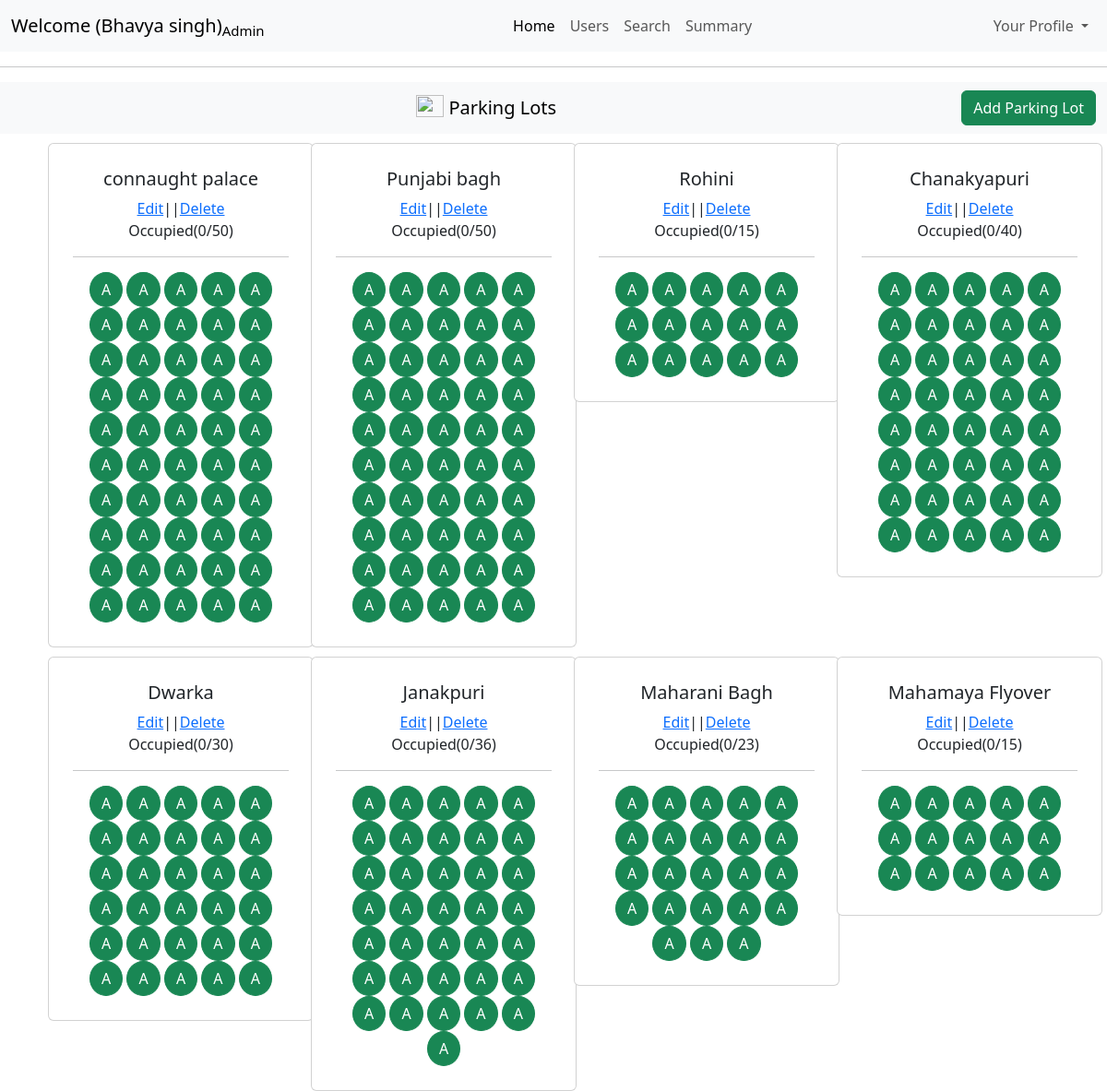
Page /admin/dashboard (signed in) on the committed database.
### models/models.py (models this page shows)
class ParkingLot(db.Model):
    id=db.Column(db.Integer(),primary_key=True)
    location_name = db.Column(db.String(250),nullable=False)
    pincode=db.Column(db.Integer(),nullable=False)
    price=db.Column(db.Integer(),nullable=False)
    max_spots=db.Column(db.Integer(),nullable=False)
    address=db.Column(db.String(250),nullable=False)
    occupied=db.Column(db.Integer(),default=0)

### controllers/controllers.py (the view)
@controllers.route("/admin/dashboard", methods=['GET','POST'])
def admindashboard():
    parkinglot=ParkingLot.query.all()
    print("ram")
    return render_template("admindashboard.html",fullname=session["fullname"]
                           ,status=session["status"],
                           role=session["role"],parkinglot=parkinglot)

### templates/adminDashboard.html (shortened to what this page needs)
<!DOCTYPE html>
<html lang="en">
<head>
    <link href="https://cdn.jsdelivr.net/npm/bootstrap@5.3.7/dist/css/bootstrap.min.css" rel="stylesheet">
</head>
<body>
    <nav class="navbar navbar-expand-lg bg-body-tertiary">
  <div class="container-fluid">
    <a class="navbar-brand " href="#">Welcome ({{session['fullname']}})<sub>Admin</sub></a>
    <div class="collapse navbar-collapse" id="navbarNavDropdown">
      <ul class="navbar-nav ms-auto">
        <li class="nav-item">
          <a class="nav-link active" aria-current="page" href="#">Home</a>
        </li>
        <li class="nav-item">
          <a class="nav-link" href="/admin/dashboard/users">Users</a>
        </li>
        <li class="nav-item">
          <a class="nav-link" href="/admin/dashboard/search">Search</a>
        </li>
        <li class="nav-item">
          <a class="nav-link" href="/admin/dashboard/summary">Summary</a>
        </li>
    </ul>
    <ul class="navbar-nav ms-auto">
        <li class="nav-item dropdown">
          <a class="nav-link dropdown-toggle" href="#" role="button" data-bs-toggle="dropdown" aria-expanded="false">
            Your Profile
          </a>
        </li>
      </ul>
    </div>
  </div>
</nav>
<hr>
<nav class="navbar bg-body-tertiary">
  <div class="container-fluid text-center">
    <a class="navbar-brand mx-auto " href="#">
      <img src="https://images.pexels.com/photos/164634/pexels-photo-164634.jpeg?_gl=1*1rfblvq*_ga*MTY5NDc0NzA3NC4xNzUzMjk4NzE5*_ga_8JE65Q40S6*czE3NTMyOTg3MTgkbzEkZzEkdDE3NTMyOTg3MjMkajU1JGwwJGgw" width="30" height="24" class="d-inline-block align-text-top" style="align-content: center;">
      Parking Lots
    </a>
<a href="/admin/dashboard/addparkinglot" class="btn btn-success">
  Add Parking Lot
</a>  </div>
</nav>
<div class="container">
    <div class="row">
      {% for lot in parkinglot %}
        <div class="col-md-3 col-sm-6">
        <div class="card " style="width: 18rem;  margin-left: 10px; margin-top: 10px;">
        <div class="card-body text-center" style="margin:10px">
        <h5 class="card-title">{{lot.location_name}}</h5>
        <span style="align-content: center;"><a href="/admin/dashboard/editlot/{{ lot.id }}">Edit</a>||<a href="/admin/dashboard/deletelot/{{ lot.id }}">Delete</a></span>
        <p>Occupied({{lot.occupied}}/{{lot.max_spots}})</p>
        <hr>
     {% set avail=lot.max_spots-lot.occupied %}
    {% for i in range(avail)%}
    <button type="button" class="btn btn-success" style="border-radius: 50%;">A</button>
     {% endfor %}
    </div>
    </div>
    </div>
     {% endfor %}
  </div>
</div>
</body>
</html>

### rows in the picture
ParkingLot: location_name "connaught palace", occupied "0", max_spots "50"
ParkingLot: location_name "Punjabi bagh", occupied "0", max_spots "50"
ParkingLot: location_name "Rohini", occupied "0", max_spots "15"
ParkingLot: location_name "Chanakyapuri", occupied "0", max_spots "40"
ParkingLot: location_name "Dwarka", occupied "0", max_spots "30"
ParkingLot: location_name "Janakpuri", occupied "0", max_spots "36"
ParkingLot: location_name "Maharani Bagh", occupied "0", max_spots "23"
ParkingLot: location_name "Mahamaya Flyover", occupied "0", max_spots "15"

### other values in the picture
{{ session['fullname'] }} "Bhavya singh"
